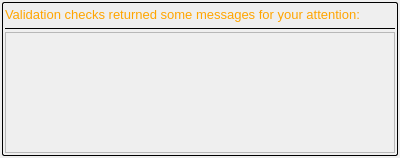
<?xml version="1.0" encoding="UTF-8"?>
<ui version="4.0">
 <class>Form</class>
 <widget class="QWidget" name="Form">
  <property name="geometry">
   <rect>
    <x>0</x>
    <y>0</y>
    <width>400</width>
    <height>158</height>
   </rect>
  </property>
  <property name="windowTitle">
   <string>Form</string>
  </property>
  <layout class="QHBoxLayout" name="horizontalLayout">
   <property name="margin">
    <number>2</number>
   </property>
   <item>
    <widget class="QFrame" name="main_frame">
     <property name="styleSheet">
      <string notr="true">#main_frame {
border-style: solid;
border-width: 1;
border-radius: 2px;
}</string>
     </property>
     <property name="frameShape">
      <enum>QFrame::StyledPanel</enum>
     </property>
     <property name="frameShadow">
      <enum>QFrame::Raised</enum>
     </property>
     <layout class="QVBoxLayout" name="verticalLayout" stretch="0,0,1">
      <property name="spacing">
       <number>2</number>
      </property>
      <property name="margin">
       <number>2</number>
      </property>
      <item>
       <widget class="QLabel" name="section_label">
        <property name="minimumSize">
         <size>
          <width>0</width>
          <height>20</height>
         </size>
        </property>
        <property name="styleSheet">
         <string notr="true">#section_label {
font-size: 10pt
}</string>
        </property>
        <property name="text">
         <string>&lt;font color='orange'&gt;Validation checks returned some messages for your attention:&lt;/font&gt;</string>
        </property>
       </widget>
      </item>
      <item>
       <widget class="Line" name="line">
        <property name="frameShadow">
         <enum>QFrame::Plain</enum>
        </property>
        <property name="orientation">
         <enum>Qt::Horizontal</enum>
        </property>
       </widget>
      </item>
      <item>
       <widget class="QFrame" name="item_frame">
        <property name="frameShape">
         <enum>QFrame::StyledPanel</enum>
        </property>
        <property name="frameShadow">
         <enum>QFrame::Raised</enum>
        </property>
       </widget>
      </item>
     </layout>
    </widget>
   </item>
  </layout>
 </widget>
 <resources>
  <include location="resources.qrc"/>
  <include location="../../../../../../Developer/Applications/Qt/resources.qrc"/>
 </resources>
 <connections/>
</ui>
